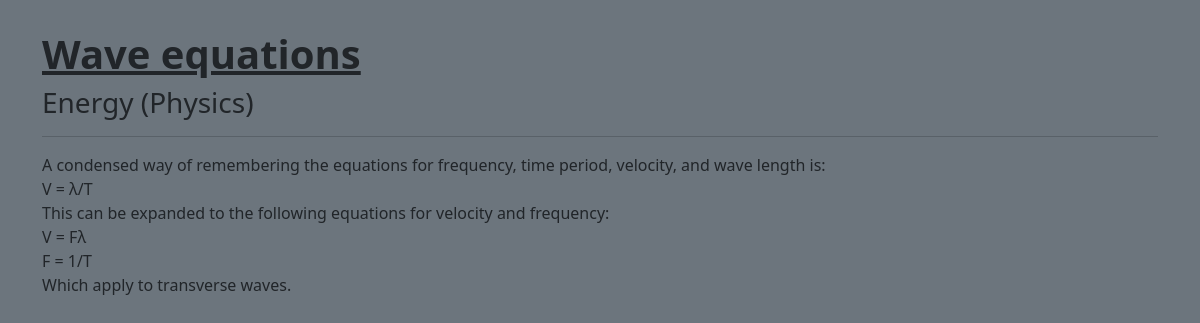
The app's page /factFile?id=1, older data.
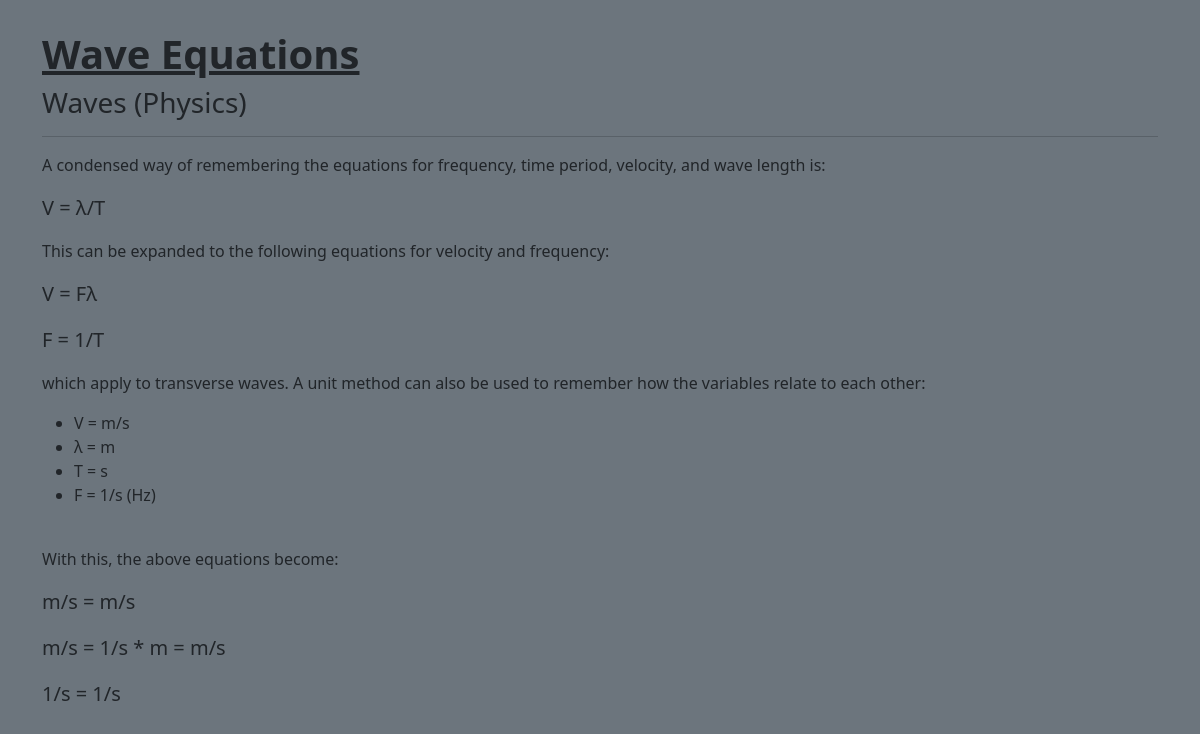
The same page, newer data.
### tables this page shows
CREATE TABLE factfiles (id INTEGER, subj TEXT, topic TEXT, title TEXT, filename TEXT, content TEXT, PRIMARY KEY (id));

### application.py (the view)
@app.route("/factFile")
def factfile(): # Display fact file
    if not (id := request.args.get("id")): return redirect("/factSearch") # Check if id exists
    try: id = int(id) # Convert if to int
    except: return redirect("/factSearch")
    if len(rows := db.execute("SELECT * FROM factfiles WHERE id = ?", id)) != 1: return "Bad ID" # Check if id exists
    return render_template("factfile.html", **rows[0])

### templates/factfile.html (shortened to what this page needs)
{% extends "layout.html" %}
{% block body %}
    <div style="text-align: left; margin-bottom: 30px;">
        <h1><b><u>{{ title }}</u></b></h1>
        <h3>{{ topic | capitalize }} ({{ subj | capitalize }})</h3>
        <hr>
        {{ content | safe }}
    </div>
{% endblock %}

### templates/layout.html (shortened to what this page needs)
<!DOCTYPE html>
<html>
    <head>
        <link href="https://cdn.jsdelivr.net/npm/bootstrap@5.1.3/dist/css/bootstrap.min.css" rel="stylesheet">
    </head>
    <body class="container bg-secondary" style="text-align: center; margin-top: 30px;">
        {% block body %}{% endblock %}
    </body>
</html>

Row changes from the older to the newer data that the page shows:
changed factfiles "Physics": title "Wave equations" → "Wave Equations"; topic "Energy" → "Waves"; content "…Fλ F = 1/T Which apply to transverse waves." → "…Fλ F = 1/T which apply to transverse waves. A unit method can also be used to remember how the variables relate to each other: V = m/s λ = m T = s F = 1/s (Hz) With this, the above equations become: m/s = m/s m/s = 1/s * m = m/s 1/s = 1/s"
